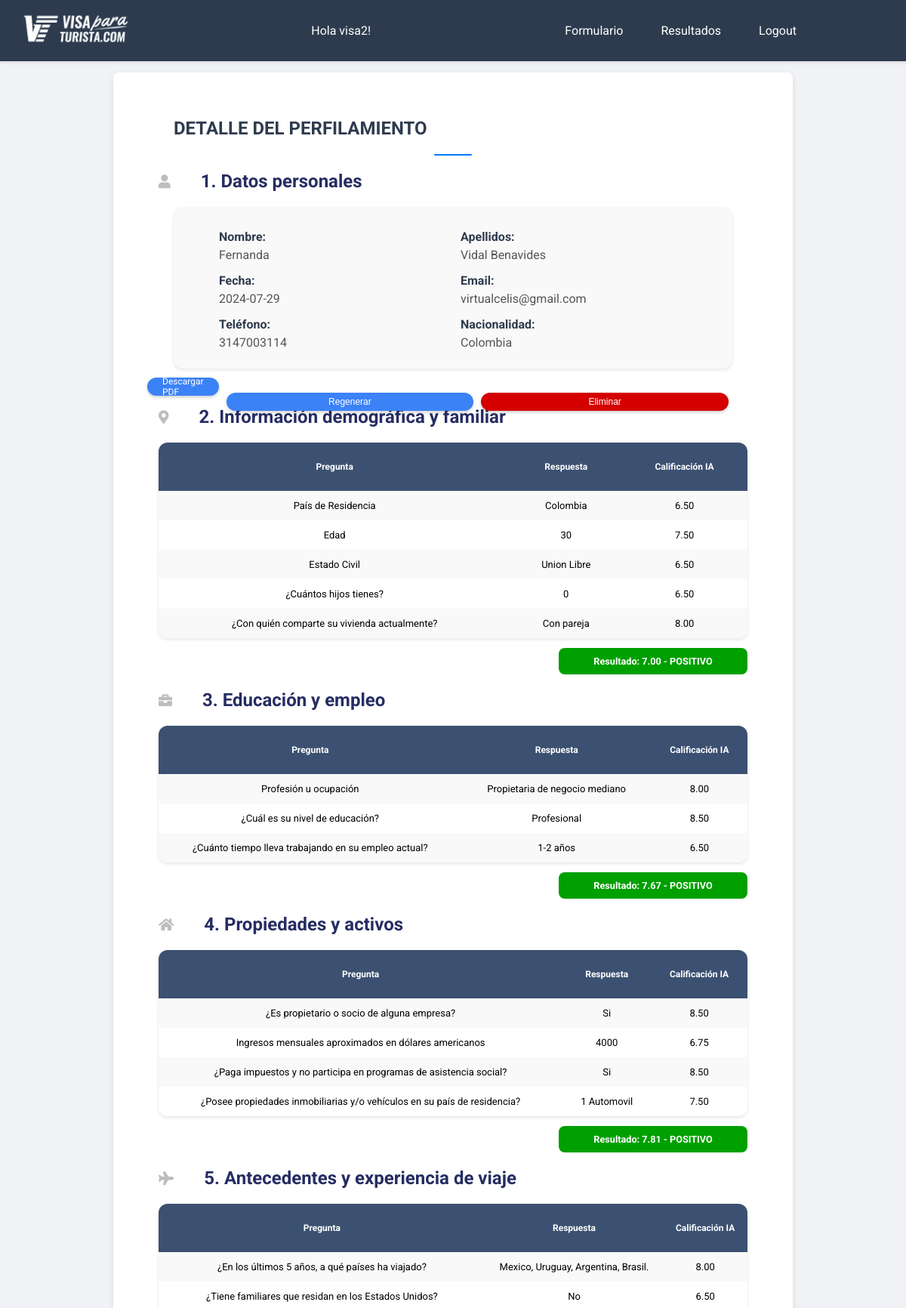
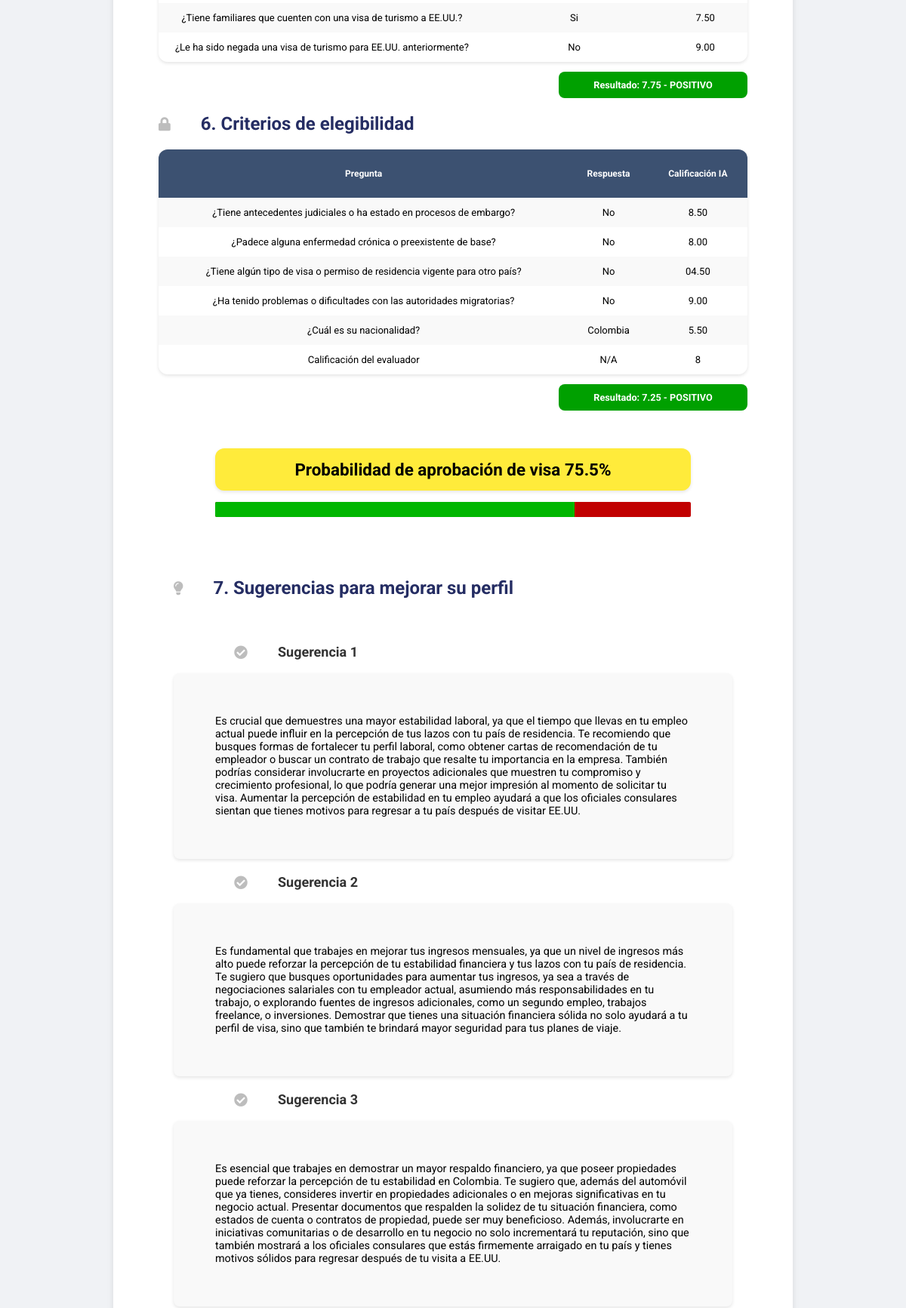
The app's page /detail/4 (signed in, upper part) with its own data (2 pictures, top to bottom).
### models.py (models this page shows, shortened)
class User(UserMixin, db.Model):
    id = db.Column(db.Integer, primary_key=True)
    username = db.Column(db.String(100), unique=True, nullable=False)
    password_hash = db.Column(db.String(100), nullable=False)
    roles = db.relationship('Roles', secondary='user_roles')
    roles = db.relationship("Roles", secondary="user_roles", back_populates="users")
    @hybrid_property
    def password(self):
        return self.password_hash

class FormResult(db.Model):
  id = db.Column(db.Integer, primary_key=True)
  fecha = db.Column(db.String(50), nullable=False)
  nombre = db.Column(db.String(100), nullable=False)
  apellidos = db.Column(db.String(100), nullable=False)
  email = db.Column(db.String(100), nullable=False)
  telefono = db.Column(db.String(50), nullable=False)
  pais_residencia = db.Column(db.String(100), nullable=False)
  edad = db.Column(db.Integer, nullable=False)
  estado_civil = db.Column(db.String(50), nullable=False)
  hijos = db.Column(db.String(50), nullable=False)
  vivienda = db.Column(db.String(100), nullable=False)
  profesion = db.Column(db.String(100), nullable=False)
  nivel_educacion = db.Column(db.String(100), nullable=False)
  tiempo_empleo = db.Column(db.String(100), nullable=False)
  propietario = db.Column(db.String(50), nullable=False)
  ingresos = db.Column(db.Integer, nullable=False)
  impuestos = db.Column(db.String(50), nullable=False)
  propiedades = db.Column(db.String(100), nullable=False)
  viajes = db.Column(db.String(100), nullable=False)
  familiares_eeuu = db.Column(db.String(100), nullable=False)
  familiares_visa = db.Column(db.String(100), nullable=False)
  visa_negada = db.Column(db.String(100), nullable=False)
  antecedentes = db.Column(db.String(100), nullable=False)
  enfermedades = db.Column(db.String(100), nullable=False)
  visa_otra = db.Column(db.String(100), nullable=False)
  problemas_migratorios = db.Column(db.String(100), nullable=False)
  nacionalidad = db.Column(db.String(100), nullable=False)
  calificacion = db.Column(db.Integer, nullable=False)
  calificacion_pais_residencia_ChatGPT = db.Column(db.Text, nullable=True)
  calificacion_edad_ChatGPT = db.Column(db.Text, nullable=True)
  calificacion_estado_civil_ChatGPT = db.Column(db.Text, nullable=True)
  calificacion_hijos_ChatGPT = db.Column(db.Text, nullable=True)
  calificacion_vivienda_ChatGPT = db.Column(db.Text, nullable=True)
  calificacion_profesion_ChatGPT = db.Column(db.Text, nullable=True)
  calificacion_nivel_educacion_ChatGPT = db.Column(db.Text, nullable=True)
  calificacion_tiempo_empleo_ChatGPT = db.Column(db.Text, nullable=True)
  calificacion_propietario_ChatGPT = db.Column(db.Text, nullable=True)
  calificacion_ingresos_ChatGPT = db.Column(db.Text, nullable=True)
  calificacion_impuestos_ChatGPT = db.Column(db.Text, nullable=True)
  calificacion_propiedades_ChatGPT = db.Column(db.Text, nullable=True)
  calificacion_viajes_ChatGPT = db.Column(db.Text, nullable=True)
  calificacion_familiares_eeuu_ChatGPT = db.Column(db.Text, nullable=True)
  calificacion_familiares_visa_ChatGPT = db.Column(db.Text, nullable=True)
  calificacion_visa_negada_ChatGPT = db.Column(db.Text, nullable=True)
  calificacion_antecedentes_ChatGPT = db.Column(db.Text, nullable=True)
  calificacion_enfermedades_ChatGPT = db.Column(db.Text, nullable=True)
  calificacion_visa_otra_ChatGPT = db.Column(db.Text, nullable=True)
  calificacion_problemas_migratorios_ChatGPT = db.Column(db.Text, nullable=True)
  calificacion_nacionalidad_ChatGPT = db.Column(db.Text, nullable=True)
  calificacion_criterios_confidenciales_ChatGPT = db.Column(db.Text, nullable=True)
  probabilidad = db.Column(db.Integer, nullable=False)
  sugerencia_1_ChatGPT = db.Column(db.Text, nullable=True)
  sugerencia_2_ChatGPT = db.Column(db.Text, nullable=True)
  sugerencia_3_ChatGPT = db.Column(db.Text, nullable=True)
  calificacion_categoria_informacion_demografica_familiar_ChatGPT = db.Column(db.Text, nullable=True)
  calificacion_categoria_educacion_empleo_ChatGPT = db.Column(db.Text, nullable=True)
  calificacion_categoria_propiedades_activos_ChatGPT = db.Column(db.Text, nullable=True)
  calificacion_categoria_antecedentes_experiencia_viaje_ChatGPT = db.Column(db.Text, nullable=True)
  calificacion_categoria_criterios_confidenciales_ChatGPT = db.Column(db.Text, nullable=True)
  notas = db.Column(db.Text, nullable=True)
  pdf_path = db.Column(db.String(200), nullable=False)

### app.py (the view)
@app.route('/detail/<int:id>')
@login_required
def detail(id):
    result = FormResult.query.get_or_404(id)
    return render_template('detail.html', result=result)

### templates/detail.html (shortened to what this page needs)
<!DOCTYPE html>
<html lang="es">
<head>
    <link rel="stylesheet" href="https://cdnjs.cloudflare.com/ajax/libs/font-awesome/6.0.0-beta3/css/all.min.css">
</head>
<body>
  {% include 'base.html' %}
  {% block content %}
    <div class="container" id="content">
        <div class="header content-margins">
            <h1>Detalle del Perfilamiento</h1>
            <div class="separator"></div>
        </div>
        <h2><i class="fa fa-user"></i> 1. Datos personales</h2>
        <div class="personal-details content-margins">
            <div>
                <label>Nombre:</label>
                <span id="nombre-span">{{ result.nombre }}</span>
            </div>
            <div>
                <label>Apellidos:</label>
                <span id="apellidos-span">{{ result.apellidos }}</span>
            </div>
            <div>
                <label>Fecha:</label>
                <span id="fecha-span">{{ result.fecha }}</span>
            </div>
            <div>
                <label>Email:</label>
                <span id="email-span">{{ result.email }}</span>
            </div>
            <div data-html2canvas-ignore="true">
                <label>Teléfono:</label>
                <span id="telefono-span">{{ result.telefono }}</span>
            </div>
            <div data-html2canvas-ignore="true">
                <label>Nacionalidad:</label>
                <span id="nacionalidad-span">{{ result.nacionalidad }}</span>
            </div>
        </div>
        <div class="buttons" data-html2canvas-ignore="true">
            <a href="#" id="generatePDF" data-id="{{ result.id }}">Descargar PDF</a>
            <button type="button" onclick="document.getElementById('regenerar-form').submit();">Regenerar</button>
            <button class="delete-button" onclick="openDeleteDialog()">Eliminar</button>
        </div>
        <h2><i class="fa fa-map-marker-alt"></i> 2. Información demográfica y familiar</h2>
        <table class="other-info">
            <tr>
                <th>Pregunta</th>
                <th>Respuesta</th>
                <th>Calificación IA</th>
            </tr>
            <tr>
                <td>País de Residencia</td>
                <td>{{ result.pais_residencia }}</td>
                <td>{{ result.calificacion_pais_residencia_ChatGPT }}</td>
            </tr>
            <tr>
                <td>Edad</td>
                <td>{{ result.edad }}</td>
                <td>{{ result.calificacion_edad_ChatGPT }}</td>
            </tr>
            <tr>
                <td>Estado Civil</td>
                <td>{{ result.estado_civil }}</td>
                <td>{{ result.calificacion_estado_civil_ChatGPT }}</td>
            </tr>
            <tr>
                <td>¿Cuántos hijos tienes?</td>
                <td>{{ result.hijos }}</td>
                <td>{{ result.calificacion_hijos_ChatGPT }}</td>
            </tr>
            <tr>
                <td>¿Con quién comparte su vivienda actualmente?</td>
                <td>{{ result.vivienda }}</td>
                <td>{{ result.calificacion_vivienda_ChatGPT }}</td>
            </tr>
        </table>
        <div class="result-container">
            <div id="result-info-table" class="result-box"></div>
        </div>
        <h2><i class="fa fa-briefcase"></i> 3. Educación y empleo</h2>
        <table class="other-info">
            <tr>
                <th>Pregunta</th>
                <th>Respuesta</th>
                <th>Calificación IA</th>
            </tr>
            <tr>
                <td>Profesión u ocupación</td>
                <td>{{ result.profesion }}</td>
                <td>{{ result.calificacion_profesion_ChatGPT }}</td>
            </tr>
            <tr>
                <td>¿Cuál es su nivel de educación?</td>
                <td>{{ result.nivel_educacion }}</td>
                <td>{{ result.calificacion_nivel_educacion_ChatGPT }}</td>
            </tr>
            <tr>
                <td>¿Cuánto tiempo lleva trabajando en su empleo actual?</td>
                <td>{{ result.tiempo_empleo }}</td>
                <td>{{ result.calificacion_tiempo_empleo_ChatGPT }}</td>
            </tr>
        </table>
        <div class="result-container">
            <div id="result-education-table" class="result-box"></div>
        </div>
        <h2><i class="fa fa-home"></i> 4. Propiedades y activos</h2>
        <table class="other-info">
            <tr>
                <th>Pregunta</th>
                <th>Respuesta</th>
                <th>Calificación IA</th>
            </tr>
            <tr>
                <td>¿Es propietario o socio de alguna empresa?</td>
                <td>{{ result.propietario }}</td>
                <td>{{ result.calificacion_propietario_ChatGPT }}</td>
            </tr>
            <tr>
                <td>Ingresos mensuales aproximados en dólares americanos</td>
                <td>{{ result.ingresos }}</td>
                <td>{{ result.calificacion_ingresos_ChatGPT }}</td>
            </tr>
            <tr>
                <td>¿Paga impuestos y no participa en programas de asistencia social?</td>
                <td>{{ result.impuestos }}</td>
                <td>{{ result.calificacion_impuestos_ChatGPT }}</td>
            </tr>
            <tr>
                <td>¿Posee propiedades inmobiliarias y/o vehículos en su país de residencia?</td>
                <td>{{ result.propiedades }}</td>
                <td>{{ result.calificacion_propiedades_ChatGPT }}</td>
            </tr>
        </table>
        <div class="result-container">
            <div id="result-assets-table" class="result-box"></div>
        </div>
        <h2><i class="fa fa-plane"></i> 5. Antecedentes y experiencia de viaje</h2>
        <table class="other-info">
            <tr>
                <th>Pregunta</th>
                <th>Respuesta</th>
                <th>Calificación IA</th>
            </tr>
            <tr>
                <td>¿En los últimos 5 años, a qué países ha viajado?</td>
                <td>{{ result.viajes }}</td>
                <td>{{ result.calificacion_viajes_ChatGPT }}</td>
            </tr>
            <tr>
                <td>¿Tiene familiares que residan en los Estados Unidos?</td>
                <td>{{ result.familiares_eeuu }}</td>
                <td>{{ result.calificacion_familiares_eeuu_ChatGPT }}</td>
            </tr>
            <tr>
                <td>¿Tiene familiares que cuenten con una visa de turismo a EE.UU.?</td>
                <td>{{ result.familiares_visa }}</td>
                <td>{{ result.calificacion_familiares_visa_ChatGPT }}</td>
            </tr>
            <tr>
                <td>¿Le ha sido negada una visa de turismo para EE.UU. anteriormente?</td>
                <td>{{ result.visa_negada }}</td>
                <td>{{ result.calificacion_visa_negada_ChatGPT }}</td>
            </tr>
        </table>
        <div class="result-container">
            <div id="result-background-table" class="result-box"></div>
        </div>
        <h2><i class="fa fa-lock"></i> 6. Criterios de elegibilidad</h2>
        <table class="other-info">
            <tr>
                <th>Pregunta</th>
                <th>Respuesta</th>
                <th>Calificación IA</th>
            </tr>
            <tr>
                <td>¿Tiene antecedentes judiciales o ha estado en procesos de embargo?</td>
                <td>{{ result.antecedentes }}</td>
                <td>{{ result.calificacion_antecedentes_ChatGPT }}</td>
            </tr>
            <tr>
                <td>¿Padece alguna enfermedad crónica o preexistente de base?</td>
                <td>{{ result.enfermedades }}</td>
                <td>{{ result.calificacion_enfermedades_ChatGPT }}</td>
            </tr>
            <tr>
                <td>¿Tiene algún tipo de visa o permiso de residencia vigente para otro país?</td>
                <td>{{ result.visa_otra }}</td>
                <td>{{ result.calificacion_visa_otra_ChatGPT }}</td>
            </tr>
            <tr>
                <td>¿Ha tenido problemas o dificultades con las autoridades migratorias?</td>
                <td>{{ result.problemas_migratorios }}</td>
                <td>{{ result.calificacion_problemas_migratorios_ChatGPT }}</td>
            </tr>
            <tr>
                <td>¿Cuál es su nacionalidad?</td>
                <td>{{ result.nacionalidad }}</td>
                <td>{{ result.calificacion_nacionalidad_ChatGPT }}</td>
            </tr>
            <tr>
                <td>Calificación del evaluador</td>
                <td>N/A</td>
                <td>{{ result.calificacion }}</td>
            </tr>
        </table>
        <div class="result-container">
            <div id="result-confidential-table" class="result-box"></div>
        </div>
        <div class="probability">
            <strong>Probabilidad de aprobación de visa</strong>
            <strong>{{ result.probabilidad }}%</strong>
        </div>
        <div class="probability-bar">
            <div class="probability-bar-inner"></div>
        </div>
        <div class="suggestions content-margins">
            <h2 style="margin-bottom: 60px;"><i class="fa fa-lightbulb"></i> 7. Sugerencias para mejorar su perfil</h2>
            <div class="suggestion">
                <h3><i class="fa fa-check-circle"></i> Sugerencia 1</h3>
                <p>{{ result.sugerencia_1_ChatGPT }}</p>
            </div>
            <div class="suggestion">
                <h3><i class="fa fa-check-circle"></i> Sugerencia 2</h3>
                <p>{{ result.sugerencia_2_ChatGPT }}</p>
            </div>
            <div class="suggestion">
                <h3><i class="fa fa-check-circle"></i> Sugerencia 3</h3>
                <p>{{ result.sugerencia_3_ChatGPT }}</p>
            </div>
        </div>
{% endblock %}
</body>
</html>

### templates/base.html (shortened to what this page needs)
<!DOCTYPE html>
<html lang="es">
  <head>
    <link
      rel="stylesheet"
      href="{{ url_for('static', filename='estilos.css') }}"
    />
    <link
      rel="stylesheet"
      href="https://cdnjs.cloudflare.com/ajax/libs/font-awesome/5.15.4/css/all.min.css"
    />
  </head>
  <body>
    <nav class="navbar">
      <div class="topbar">
        <a href="/">
          <img
            src="../static/images/navbar.png"
            alt="Logo visa par turistas"
            class="logo-topbar"
          />
        </a>
        Hola {{ current_user.username }}!
        <div class="topbar-menu menu-adjustable">
          {% if current_user.is_authenticated %}
          {% if current_user.roles[0].id == 1 %}
              <a href="/" class="{% if request.path == '/' %}active{% endif %}">Formulario</a>
              <a href="/results" class="{% if request.path == '/results' %}active{% endif %}">Resultados</a>
          {% else %}
              <a href="/results" class="{% if request.path == '/results' %}active{% endif %}">Resultados</a>
          {% endif %}
          {% endif %}
          {% if current_user.is_authenticated %}
          <a
            href="{{ url_for('logout') }}"
            class="{% if request.path == url_for('logout') %}active{% endif %}"
            >Logout</a
          >
          {% else %}
          <a
            href="{{ url_for('login') }}"
            class="{% if request.path == url_for('login') %}active{% endif %}"
            >Login</a
          >
          {% endif %}
        </div>
      </div>
    </nav>
  </body>
</html>

### records on screen
User: username "visa2"
FormResult: nombre "Fernanda", apellidos "Vidal Benavides", fecha "2024-07-29", email "virtualcelis@gmail.com", telefono "3147003114", nacionalidad "Colombia", pais_residencia "Colombia", calificacion_pais_residencia_ChatGPT "6.50", edad "30", calificacion_edad_ChatGPT "7.50", estado_civil "Union Libre", calificacion_estado_civil_ChatGPT "6.50", hijos "0", calificacion_hijos_ChatGPT "6.50", vivienda "Con pareja", calificacion_vivienda_ChatGPT "8.00", profesion "Propietaria de negocio mediano", calificacion_profesion_ChatGPT "8.00", nivel_educacion "Profesional", calificacion_nivel_educacion_ChatGPT "8.50", tiempo_empleo "1-2 años", calificacion_tiempo_empleo_ChatGPT "6.50", propietario "Si", calificacion_propietario_ChatGPT "8.50", ingresos "4000", calificacion_ingresos_ChatGPT "6.75", impuestos "Si", calificacion_impuestos_ChatGPT "8.50", propiedades "1 Automovil", calificacion_propiedades_ChatGPT "7.50", viajes "Mexico, Uruguay, Argentina, Brasil.", calificacion_viajes_ChatGPT "8.00", familiares_eeuu "No", calificacion_familiares_eeuu_ChatGPT "6.50", familiares_visa "Si", calificacion_familiares_visa_ChatGPT "7.50", visa_negada "No", calificacion_visa_negada_ChatGPT "9.00", antecedentes "No", calificacion_antecedentes_ChatGPT "8.50", enfermedades "No", calificacion_enfermedades_ChatGPT "8.00", visa_otra "No", calificacion_visa_otra_ChatGPT "04.50", problemas_migratorios "No", calificacion_problemas_migratorios_ChatGPT "9.00", calificacion_nacionalidad_ChatGPT "5.50", calificacion "8", probabilidad "75.5", sugerencia_1_ChatGPT "Es crucial que demuestres una mayor estabilidad laboral, ya que el tiempo que llevas en tu empleo actual puede influir en la percepción de tus lazos con tu país de residencia. Te recomiendo que busques formas de fortalecer tu perfil laboral, como obtener cartas de recomendación de tu empleador o buscar un contrato de trabajo que resalte tu importancia en la empresa. También podrías considerar involucrarte en proyectos adicionales que muestren tu compromiso y crecimiento profesional, lo que podría generar una mejor impresión al momento de solicitar tu visa. Aumentar la percepción de estabilidad en tu empleo ayudará a que los oficiales consulares sientan que tienes motivos para regresar a tu…", sugerencia_2_ChatGPT "Es fundamental que trabajes en mejorar tus ingresos mensuales, ya que un nivel de ingresos más alto puede reforzar la percepción de tu estabilidad financiera y tus lazos con tu país de residencia. Te sugiero que busques oportunidades para aumentar tus ingresos, ya sea a través de negociaciones salariales con tu empleador actual, asumiendo más responsabilidades en tu trabajo, o explorando fuentes de ingresos adicionales, como un segundo empleo, trabajos freelance, o inversiones. Demostrar que tienes una situación financiera sólida no solo ayudará a tu perfil de visa, sino que también te brindará mayor seguridad para tus planes de viaje.", sugerencia_3_ChatGPT "Es esencial que trabajes en demostrar un mayor respaldo financiero, ya que poseer propiedades puede reforzar la percepción de tu estabilidad en Colombia. Te sugiero que, además del automóvil que ya tienes, consideres invertir en propiedades adicionales o en mejoras significativas en tu negocio actual. Presentar documentos que respalden la solidez de tu situación financiera, como estados de cuenta o contratos de propiedad, puede ser muy beneficioso. Además, involucrarte en iniciativas comunitarias o de desarrollo en tu negocio no solo incrementará tu reputación, sino que también mostrará a los oficiales consulares que estás firmemente arraigado en tu país y tienes motivos sólidos para…"
